Frame 1 (no input): blank canvas, image omitted
Frame 60 (no input): blank canvas, image omitted
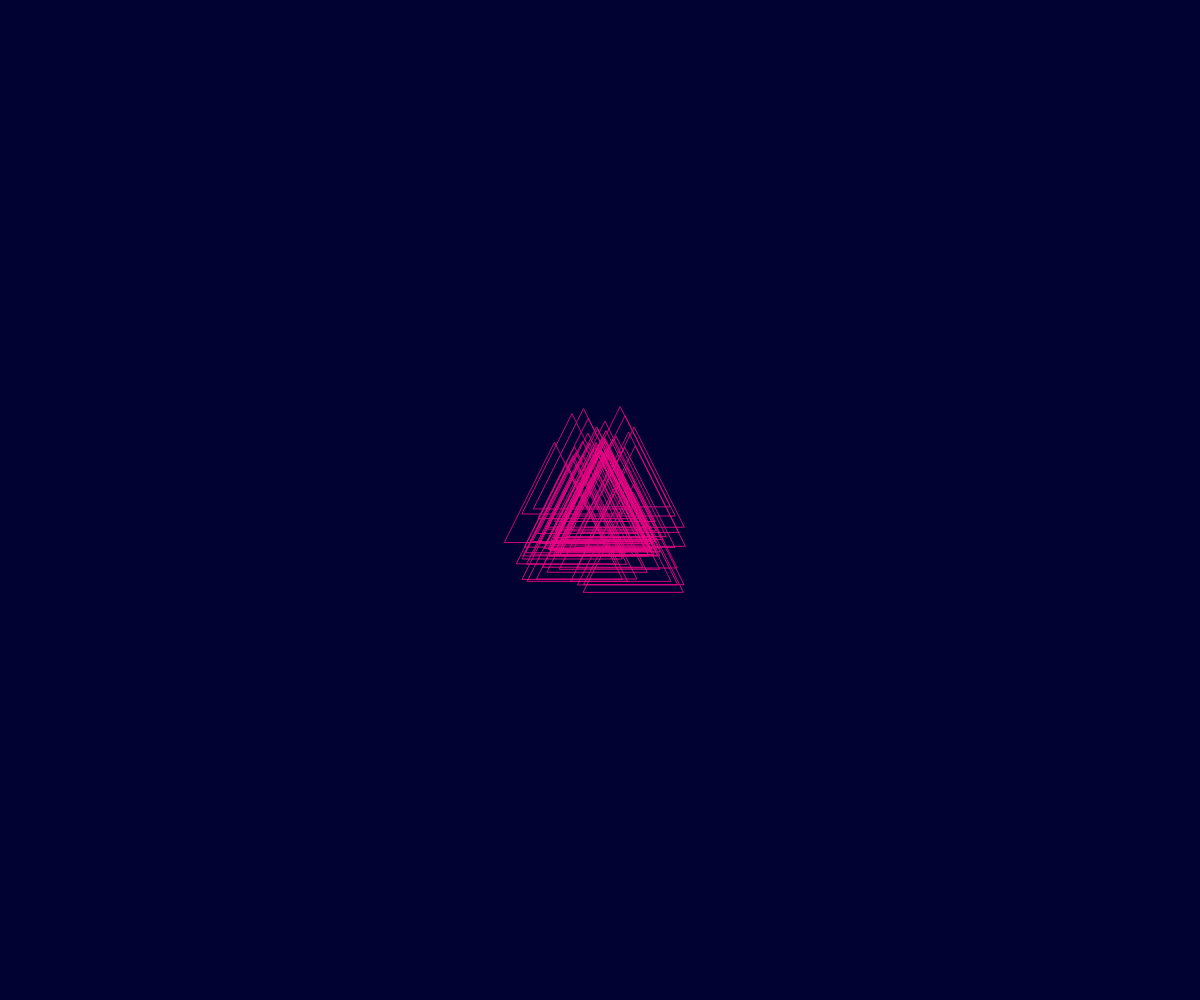
Frame 120 (the mouse pressed at the canvas centre since frame 60)

The p5.js sketch whose frames 1 and 60 were blank and that drew this single picture after the mouse press (run headless with seeded random() and noise() and a simulated clock; from frame 60 on, the mouse is pressed at the canvas centre):

// p5.js sketch
// ── sketch.js
// 013: SHOOT TRIANGLES
// shoot randomly colored trianges according to mouse position
// triangles should fade out over time
// maybe they gravitate or flock or move away from the mouse


var triangles = [];	// declare array



function setup() {
  createCanvas(windowWidth, windowHeight);


  // initialize ball objects
  for (var i = 0; i < 0; i++) {	
  	triangles.push(new Triangle());
  } 

}


function draw() {
	background(1,1,50);


	// draw the ball objects
	for (var i = 0; i < triangles.length; i++) {
    	triangles[i].display();
    	triangles[i].move();	
    }

    // add triangles when the mouse is pressed
    if (mouseIsPressed) {
    	triangles.push(new Triangle());
    }

  
}


// Triangle Class
function Triangle() {
	this.w = 50;	// difference between mouse location and triangle corners
	this.r = 230;	// R value
	this.g = 3;	// G value
	this.b = 132;	// B value
	this.lifespan = 255;	// alpha value
	this.xPos = mouseX;
	this.yPos = mouseY;
	this.xSpeed = random(-1,1);	// random x-axis movement
	this.ySpeed = random(-1,1);	// random y-axis movement

	// move the triangle
	this.move = function() {
		this.xPos += this.xSpeed;	// move the ball along the x axis
		this.yPos += this.ySpeed;	// move the ball along the y axis
		this.lifespan -= .5;
		var d = dist(this.xPos, this.yPos, mouseX, mouseY);

		// reverse x direction if the ball hits the edge
		if (this.xPos < 0 || this.xPos > windowWidth) {
			this.xSpeed *= -1;
		}

		// reverse the y direction if the ball hits the edge
		if (this.yPos < 0 || this.yPos > windowHeight) {
			this.ySpeed *= -1
		}

		// if (d < 20) {
		// 	this.xSpeed *= -1;
		// 	this.ySpeed *= -1;
		// }


	}

	// draw the triangle
	this.display = function() {
		stroke(this.r, this.g, this.b, this.lifespan);
		noFill();
		triangle(this.xPos, this.yPos-this.w, this.xPos-this.w, this.yPos+this.w, this.xPos+this.w, this.yPos+this.w);
	}
}
